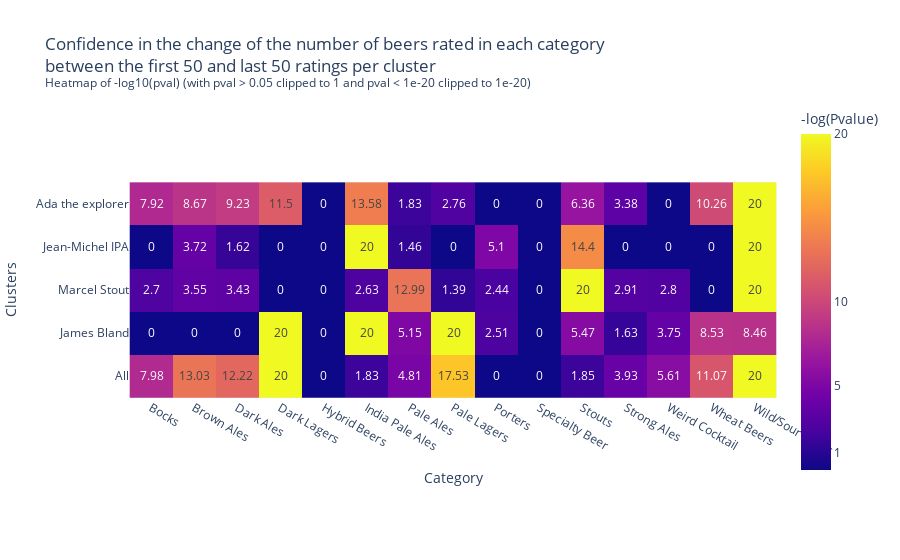

The code cell stored with this chart in its notebook:
### Code cell
df_pval = mean_user.iloc[:,30:35].T.copy()
pval = df_pval.to_numpy()
#print(pval.dtypes)

# pval = pval[pval > 0.05]

pval[pval < 1e-20] = 1e-20
pval[pval > 0.05] = 1
pval = -np.log10(pval)
pval = np.round(pval,2)


#pval.iloc[4,14] = max(pval)Plot Title <br><sup>Plot Subtitle</sup>
fig = px.imshow(pval, text_auto=True, title="Confidence in the change of the number of beers rated in each category <br>"\
                                            "between the first 50 and last 50 ratings per cluster<br><sup>"\
                                            "Heatmap of -log10(pval) (with pval > 0.05 clipped to 1 and pval < 1e-20 clipped to 1e-20)</sup>",
                labels=dict(x="Category", y="Clusters", color="-log10(Pvalue)"),
                x=df_pval.columns.values,
                y=list(idx.keys()),
               )
#plt.figtext(0.5, 0.01, "fdnpobfsubgpafbagèaiègs")

fig.update_layout(coloraxis_colorbar=dict(
    title="-log(Pvalue)",
    tickvals=[1,5,10,20],
    ticktext=["1", "5", "10", "20"],
))


fig.show()
fig.write_html("heatmap_pval.html")

### Figure 1 — Plotly figure (JSON) as saved in the notebook; plotly's stock layout.template omitted (floating-point values rounded to 4 significant figures)
{"data": [{"coloraxis": "coloraxis", "hovertemplate": "Category: %{x}<br>Clusters: %{y}<br>-log10(Pvalue): %{z}<extra></extra>", "name": "0", "texttemplate": "%{z}", "type": "heatmap", "x": ["Bocks", "Brown Ales", "Dark Ales", "Dark Lagers", "Hybrid Beers", "India Pale Ales", "Pale Ales", "Pale Lagers", "Porters", "Specialty Beer", "Stouts", "Strong Ales", "Weird Cocktail", "Wheat Beers", "Wild/Sour Beers"], "xaxis": "x", "y": ["Ada the explorer", "Jean-Michel IPA", "Marcel Stout", "James Bland", "All"], "yaxis": "y", "z": [[7.92, 8.67, 9.23, 11.5, 0, 13.58, 1.83, 2.76, 0, 0, 6.36, 3.38, 0, 10.26, 20], [0, 3.72, 1.62, 0, 0, 20, 1.46, 0, 5.1, 0, 14.4, 0, 0, 0, 20], [2.7, 3.55, 3.43, 0, 0, 2.63, 12.99, 1.39, 2.44, 0, 20, 2.91, 2.8, 0, 20], [0, 0, 0, 20, 0, 20, 5.15, 20, 2.51, 0, 5.47, 1.63, 3.75, 8.53, 8.46], [7.98, 13.03, 12.22, 20, 0, 1.83, 4.81, 17.53, 0, 0, 1.85, 3.93, 5.61, 11.07, 20]]}], "layout": {"coloraxis": {"colorbar": {"ticktext": ["1", "5", "10", "20"], "tickvals": [1, 5, 10, 20], "title": {"text": "-log(Pvalue)"}}, "colorscale": [[0, "#0d0887"], [0.1111, "#46039f"], [0.2222, "#7201a8"], [0.3333, "#9c179e"], [0.4444, "#bd3786"], [0.5556, "#d8576b"], [0.6667, "#ed7953"], [0.7778, "#fb9f3a"], [0.8889, "#fdca26"], [1, "#f0f921"]]}, "title": {"text": "Confidence in the change of the number of beers rated in each category <br>between the first 50 and last 50 ratings per cluster<br><sup>Heatmap of -log10(pval) (with pval > 0.05 clipped to 1 and pval < 1e-20 clipped to 1e-20)</sup>"}, "xaxis": {"anchor": "y", "constrain": "domain", "domain": [0, 1], "scaleanchor": "y", "title": {"text": "Category"}}, "yaxis": {"anchor": "x", "autorange": "reversed", "constrain": "domain", "domain": [0, 1], "title": {"text": "Clusters"}}}}
